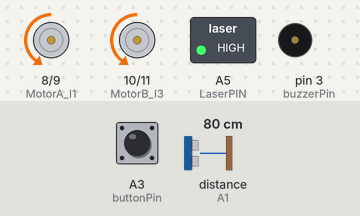
Bench run of a sketch on a simulated Arduino Uno, built with avr-gcc and run on an emulated ATmega328P. Shown: motor-driver pin pairs drawn as motors (green arrow = first pin HIGH = forward, orange = second pin HIGH = backward, longer = more drive, scaled by the enable pin), switched loads named in the sketch (green lamp = pin HIGH), buzzer (waves = sounding). Wiring (inferred from the names in the program): ultrasonic range finder: trigger A0; echo A1. Dashed ring = blinking. The test bench sets the inputs (shaded band); at power-on: distance to the obstacle (sensor on A1) 80 cm, A3 (buttonPin) HIGH. The echo pulse lasts 58.3 µs per cm; pins used as bus, display or sensor lines are not drawn.

Above: at 0.1 s.
At 1.2 s:
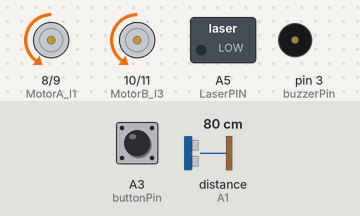
1.3 s: distance to the obstacle (sensor on A1) set to 18 cm
2.8 s: distance to the obstacle (sensor on A1) set to 13 cm
At 2.97 s:
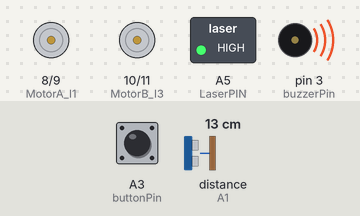
Timing chart, 0 to 11.8 s (numbered marks = the images above; inputs shaded):
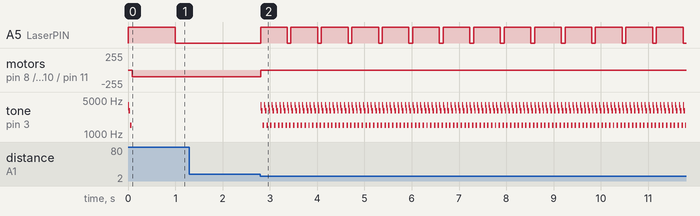

The sketch:

Head_Ultrasonic_And_IR_Firing_Laser_And_Sound_No_Delay.ino
```cpp
//*******************************************************************************
//    超音波避障實驗2
//*******************************************************************************
// L298N 馬達驅動板
// 宣告 MotorA 為右邊
// 宣告 MotorB 為左邊

#define MotorA_I1     8  //定義 I1 接腳
#define MotorA_I2     9  //定義 I2 接腳
#define MotorB_I3    10  //定義 I3 接腳
#define MotorB_I4    11  //定義 I4 接腳
#define MotorA_PWMA    5  //定義 ENA (PWM調速) 接腳
#define MotorB_PWMB    6  //定義 ENB (PWM調速) 接腳
#define LaserPIN      A5
// HC-SR04 超音波測距模組
#define US_Trig  A0  //定義超音波模組 Trig 腳位
#define US_Echo  A1  //定義超音波模組 Echo 腳位

unsigned long sonar_previous_time = 0;
unsigned long sonar_current_time, sonar_pass_time;
float sonar_duty, sonar_distance = 0;

unsigned long laser_on_time = 0;
unsigned long laser_last_time;
bool laserOn= false;

//IR pins
const int buttonPin = A3;
int buttonState = 0;

//Buzzer
const int buzzerPin = 3;

bool IR(){
  buttonState = digitalRead(buttonPin);
return (buttonState==LOW);
}

void setup()
{
  Serial.begin(9600);

  pinMode(MotorA_I1,OUTPUT);
  pinMode(MotorA_I2,OUTPUT);
  pinMode(MotorB_I3,OUTPUT);
  pinMode(MotorB_I4,OUTPUT);
  pinMode(MotorA_PWMA,OUTPUT);
  pinMode(MotorB_PWMB,OUTPUT);
  pinMode(LaserPIN,OUTPUT);

  pinMode(US_Trig, OUTPUT);
  pinMode(US_Echo, INPUT);


}

void advance(int a)    // 小車前進
{
  analogWrite(MotorA_PWMA,100);    //設定馬達 (右) 轉速
  analogWrite(MotorB_PWMB,100);    //設定馬達 (左) 轉速
  digitalWrite(MotorA_I1,LOW);   //馬達（右）順時針轉動
  digitalWrite(MotorA_I2,HIGH);
  digitalWrite(MotorB_I3,LOW);   //馬達（左）逆時針轉動
  digitalWrite(MotorB_I4,HIGH);
//  delay(a * 100);
}

void stopRL(int s)  //小車停止
{
    digitalWrite(MotorA_I1,LOW);   //馬達（右）停止轉動
    digitalWrite(MotorA_I2,LOW);
    digitalWrite(MotorB_I3,LOW);   //馬達（左）停止轉動
    digitalWrite(MotorB_I4,LOW);
//    delay(s * 100);
}

float sonar(unsigned long delayTime){
  sonar_current_time = micros();
  sonar_pass_time = sonar_current_time - sonar_previous_time;
  digitalWrite(US_Trig, HIGH);
  if(sonar_pass_time >=delayTime*1000) {
    digitalWrite(US_Trig, LOW);
    sonar_previous_time = micros();
    sonar_duty = pulseIn(US_Echo,HIGH);
    sonar_distance = (sonar_duty/2)/29.4;
    }
  return sonar_distance;
}

void laserfired(unsigned long delayTime) {
  if (!laserOn){
      digitalWrite(LaserPIN, HIGH);
      laser_on_time= micros();
      laserOn=true;
   }
  laser_last_time = micros()-laser_on_time;
  if(laser_last_time >= delayTime*1000)
   {
    digitalWrite(LaserPIN, LOW);
    laserOn=false;
   }
}
void ringTone2(int pin) {
    tone(pin, 4000);    delay(10);
    tone(pin, 3500);    delay(9);
    tone(pin, 3000);    delay(8);
    tone(pin, 3500);    delay(7);
    tone(pin, 3000);    delay(6);
    tone(pin, 2500);    delay(5);
    tone(pin, 2000);    delay(4);
    tone(pin, 1500);    delay(30);
    noTone(pin);
}
void loop()
 {
    if(sonar(2) < 15 || IR())  // 超音波感測器偵測後得到的距離低於 10公分或紅外線測得障礙物
    {
        stopRL(1); // Stop for a while
        laserfired(500);
        ringTone2(buzzerPin);
//        Serial.print(" Obstacle in 10 CM ");
    }
    else
    {
         advance(1);                // 正常前進
         if(laserOn)
             laserfired(1000);
//        Serial.print(" Advance ");  //顯示方向(前進)
//        Serial.print("   ");
    }
 }
```

Measured:
- the behaviour switches between 16 and 15 cm on distance to the obstacle (sensor on A1) (found by bisection; images 1 and 2)
- after the input at 1.3 s, every drawn part: stays the same
- after the input at 2.8 s, A5 (LaserPIN): alternates HIGH for 0.56 s and LOW for 0.08 s, starting at once; motor on pin 8 (MotorA_I1) / pin 9 (MotorA_I2): backward 100/255 → stopped at once
- by itself, tone on pin 3 (buzzerPin): plays 4000 Hz for 0.01 s, 3500 Hz for 0.01 s, 3000 Hz for 0.03 s, 1500 Hz for 0.03 s
